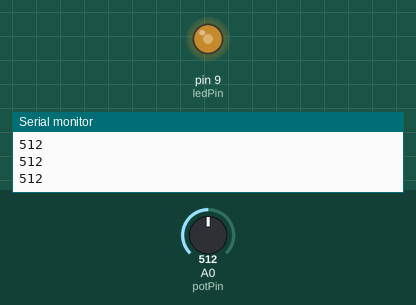
This sketch was run on a simulated Arduino Uno, built with avr-gcc and run on an emulated ATmega328P. Shown: output pins drawn as LEDs (lit = HIGH), the last lines printed to the serial monitor. Inputs (shaded band) come from the test bench; at power-on: A0 (potPin) = 512.

Above: at 1.2 s.
1.3 s: A0 (potPin) set to 716
At 2.5 s:
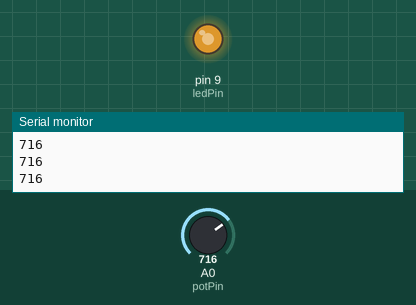
2.8 s: A0 (potPin) set to 900
At 3.9 s:
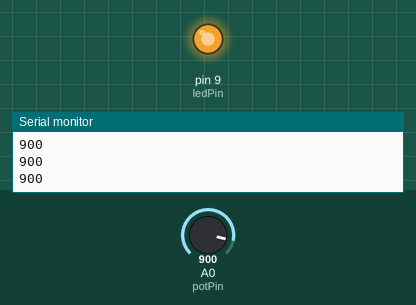
4.3 s: A0 (potPin) set to 122
At 5.2 s:
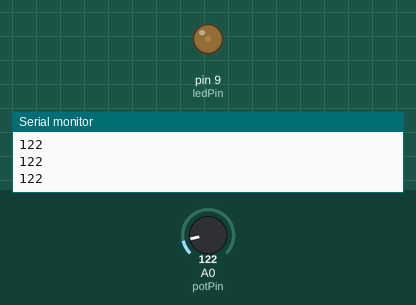
5.8 s: A0 (potPin) set to 0
At 6.5 s:
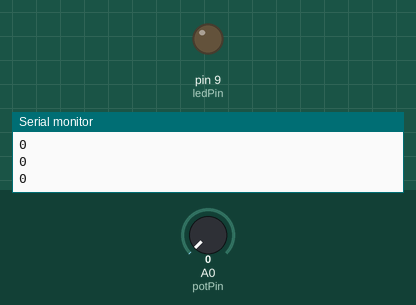
Timing chart, 0 to 8.3 s (numbered marks = the images above; inputs shaded):
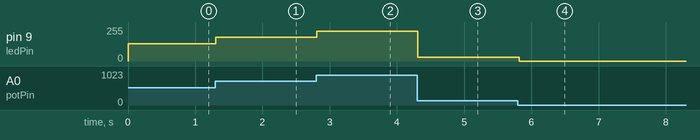

The sketch:

fsr01.ino
```cpp
int potPin = 0;    // select the input pin for the potentiometer
int ledPin = 9;   // select the pin for the LED
int val = 0;       // variable to store the value coming from the sensor

void setup() {
  pinMode(ledPin, OUTPUT);  // declare the ledPin as an OUTPUT
Serial.begin(9600);
}

void loop() {
  val = analogRead(potPin);    // read the value from the sensor
  analogWrite(ledPin, val/4);  // turn the ledPin on
  delay(100);                  // stop the program for some time

  Serial.println(val);

}
```

Measured:
- after the input at 1.3 s, pin 9 (ledPin): 128/255 → 179/255 at once
- after the input at 2.8 s, pin 9 (ledPin): 179/255 → 225/255 at once
- after the input at 4.3 s, pin 9 (ledPin): 225/255 → 30/255 at once
- after the input at 5.8 s, pin 9 (ledPin): 30/255 → 0/255 at once
